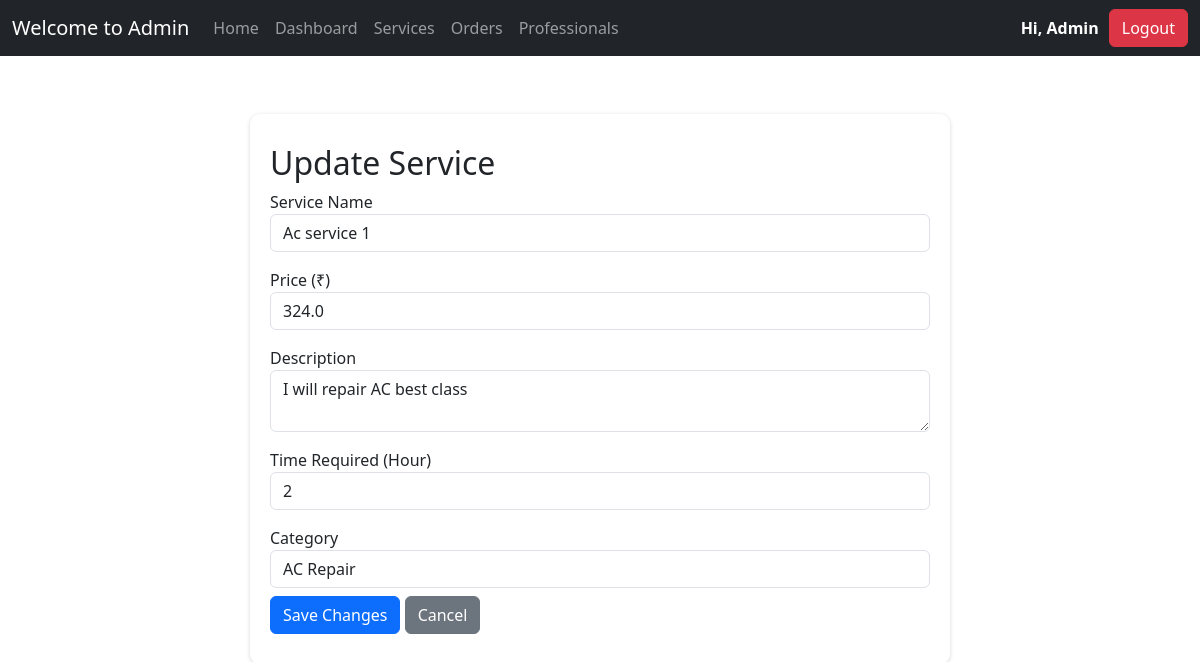
The page /admin/services/update/1 (signed in) on the database its author committed.
### app/models.py (models this page shows)
class AdminModel(db.Model, UserMixin):
    id = db.Column(TEXT, primary_key=True, default=lambda: str(uuid.uuid4()), unique=True, nullable=False)
    first_name = db.Column(db.String(50), nullable=False)
    last_name = db.Column(db.String(50), nullable=False)
    email = db.Column(db.String(120), unique=True, nullable=False)
    password = db.Column(db.String(128), nullable=False)
    role = db.Column(db.Enum(UserRole), default=UserRole.ADMIN, nullable=False)

class ServiceModel(db.Model):
    id = db.Column(db.Integer, primary_key=True)
    name = db.Column(db.String(100), nullable=False)
    price = db.Column(db.Float, nullable=False)
    description = db.Column(db.Text, nullable=False)
    time_required = db.Column(db.String(50), nullable=False)
    category = db.Column(db.String(50), nullable=False)

### app/views/admin.py (the view, shortened to what this page needs)
@admin.route("/services/update/<int:service_id>", methods=["GET", "POST"])
@admin_only
def update_service(service_id):
    service = ServiceModel.query.get_or_404(service_id)
    form = ServiceForm(obj=service)
    return render_template("admin/update-service.html", form=form, service=service)

### app/forms.py
class ServiceForm(FlaskForm):
    name = StringField('Service Name',
    validators=[DataRequired(),Length(max=100)])
    price = FloatField('Price (₹)',validators=[DataRequired(),NumberRange(min=0)])
    description = TextAreaField('Description',validators=[DataRequired(),Length(max=500)])
    time_required = StringField('Time Required (Hour)',validators=[DataRequired(),Length(max=50)])
    category = SelectField('Category',
                           choices=[('AC Repair', 'AC Repair'),
                                    ('Mechanic', 'Mechanic'),
                                    ('Saloon', 'Saloon'),
                                    ('Plumbing', 'Plumbing'),
                                    ('Electrician', 'Electrician'),
                                    ('Painting', 'Painting'),
                                    ('Gardening', 'Gardening'),
                                    ('Makeup Artist', 'Makeup Artist')],
                           validators=[DataRequired()])
    submit = SubmitField('Add')

### app/__init__.py (called while the page is built)
def get_profile_url():
    from .models import UserRole
    if current_user.is_authenticated:
        if current_user.role == UserRole.CUSTOMER:
            return url_for('customer.profile')
        elif current_user.role == UserRole.PROFESSIONAL:
            return url_for('professional.profile')
        elif current_user.role == UserRole.ADMIN:
            return url_for('admin.dashboard')
    return url_for('auth.login')

### app/templates/admin/update-service.html (shortened to what this page needs)
{% extends "base.html" %}
{% block content %}
<div class="container my-5 max-width-900">
    <h2>Update Service</h2>
    <form method="POST" action="{{ url_for('admin.update_service', service_id=service.id) }}">
        <div class="form-group mb-3">
            {{ form.name.label }}
            {{ form.name(class="form-control") }}
        </div>
        <div class="form-group mb-3">
            {{ form.price.label }}
            {{ form.price(class="form-control", type="number") }}
        </div>
        <div class="form-group mb-3">
            {{ form.description.label }}
            {{ form.description(class="form-control") }}
        </div>
        <div class="form-group mb-3">
            {{ form.time_required.label }}
            {{ form.time_required(class="form-control") }}
        </div>
        <div class="form-group mb-2">
            {{ form.category.label }} <br>
            {{ form.category(class="form-control") }}
        </div>
        <button type="submit" class="btn btn-primary">Save Changes</button>
        <a href="{{ url_for('admin.services') }}" class="btn btn-secondary">Cancel</a>
    </form>
</div>
{% endblock %}

### app/templates/base.html (shortened to what this page needs)
<!DOCTYPE html>
<html lang="en">
    <link
      href="https://cdn.jsdelivr.net/npm/bootstrap@5.3.3/dist/css/bootstrap.min.css"
      rel="stylesheet"
    />
    <link rel="stylesheet" href="https://cdnjs.cloudflare.com/ajax/libs/font-awesome/6.0.0/css/all.min.css">
    <link rel="stylesheet" href="{{ url_for('static', filename='css/style.css') }}">
  </head>
  <body>
    <nav class="navbar navbar-expand-lg navbar-dark bg-dark">
      <div class="container-fluid">
        <a class="navbar-brand" href="{{url_for('public.home')}}">
          {%if current_user.is_authenticated and current_user.role.value=='Admin'%}
              Welcome to Admin
          {%elif current_user.is_authenticated and current_user.role.value=='Professional'%}
              Welcome to Professional
          {%else%}
              Welcome to Customer
          {%endif%}
        </a>
        <div class="collapse navbar-collapse" id="navbarSupportedContent">
          <ul class="navbar-nav me-auto mb-2 mb-lg-0">
            <li class="nav-item">
              <a class="nav-link {% if request.endpoint == 'public.home' %}active fw-semibold{% endif %}" aria-current="page" href="{{url_for('public.home')}}">Home</a>
            </li>
           {%if current_user.is_authenticated and current_user.role.value=='Admin'%}
           <li class="nav-item">
            <a class="nav-link {% if request.endpoint == 'admin.dashboard' %}active fw-semibold{% endif %}" href="{{url_for('admin.dashboard')}}">Dashboard</a>
          </li>
              <li class="nav-item">
                <a class="nav-link {% if request.endpoint == 'admin.services' %}active fw-semibold{% endif %}" href="{{url_for('admin.services')}}">Services</a>
              </li>
              <li class="nav-item">
                <a class="nav-link {% if request.endpoint == 'admin.orders' %}active fw-semibold{% endif %}" href="{{url_for('admin.orders')}}">Orders</a>
              </li>
              <li class="nav-item">
                <a class="nav-link {% if request.endpoint == 'admin.professionals' %}active fw-semibold{% endif %}" href="{{url_for('admin.professionals')}}">Professionals</a>
              </li>
            {%endif%}
          </ul>
            {%if current_user.is_authenticated %}
               <div class="log-user-box">
                  <a class="nav-link profile" href="{{get_profile_url()}}">Hi, {{current_user.first_name.capitalize()}}</a>
                  <button type="button" class="btn btn-danger">
                    <a class="nav-link" href="{{url_for('auth.logout')}}">Logout</a>
                  </button>
               </div>
            {%endif%}
        </div>
      </div>
    </nav>
    <div class="container">{%block content %} {%endblock %}</div>
  </body>
</html>

### app/static/css/style.css (style rules this page uses)
.max-width-900 { max-width: 700px; box-shadow: rgba(0, 0, 0, 0.16) 0px 1px 4px; border-radius: 10px; padding: 30px 20px; margin: auto; }
.log-user-box { color: #fff; font-weight: 600; display: flex; align-items: center; }
.profile { margin-right: 10px; }

### rows shown on the page
AdminModel: first_name "Admin"
ServiceModel: name "Ac service 1", price "324.0", description "I will repair AC best class", time_required "2", category "AC Repair"
